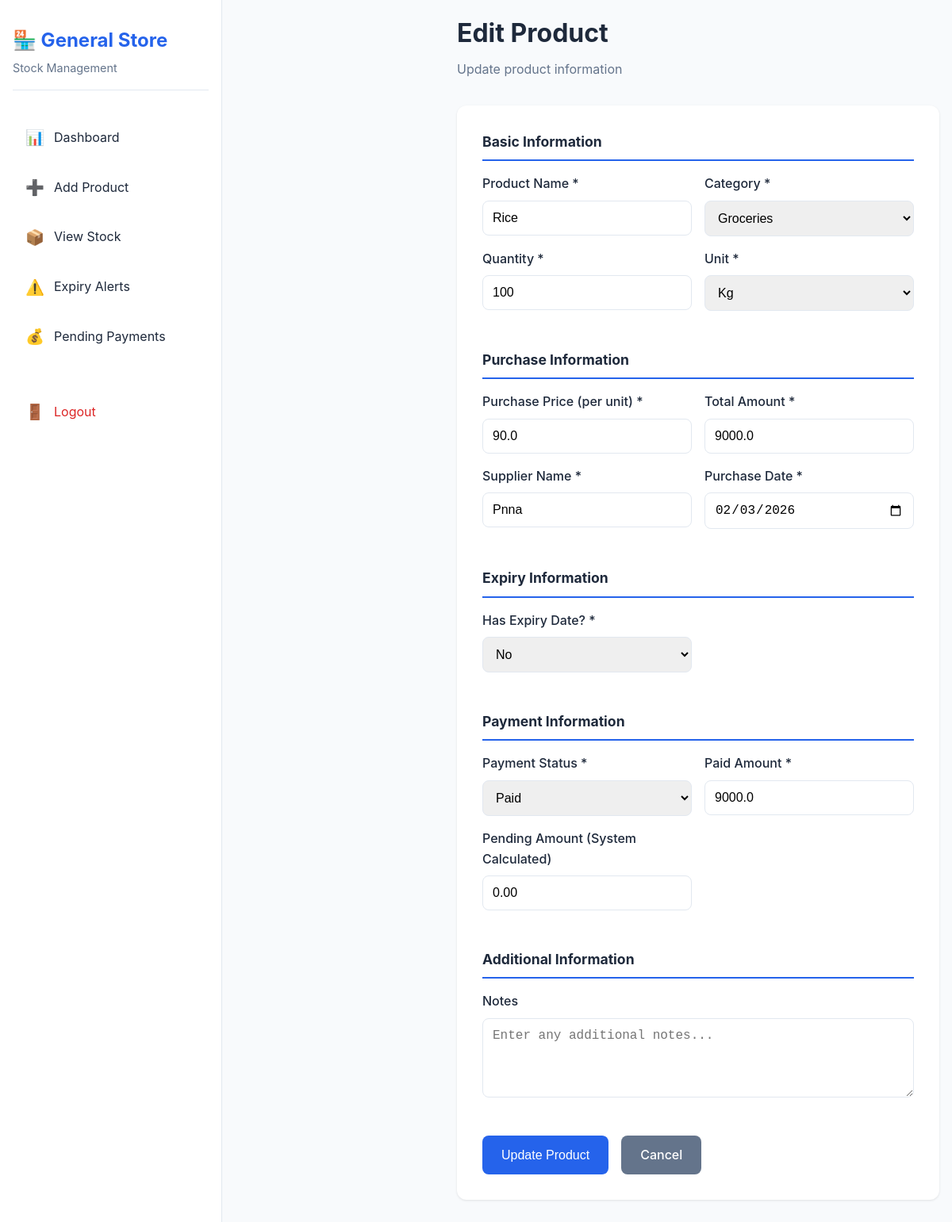
Page /edit_product/4 (signed in) on the committed database.
### tables this page shows
CREATE TABLE stock (
            id INTEGER PRIMARY KEY AUTOINCREMENT,
            product_name TEXT NOT NULL,
            category TEXT NOT NULL,
            quantity INTEGER NOT NULL,
            unit TEXT NOT NULL,
            purchase_price REAL NOT NULL,
            total_amount REAL NOT NULL,
            supplier_name TEXT NOT NULL,
            purchase_date TEXT NOT NULL,
            has_expiry TEXT NOT NULL,
            expiry_date TEXT,
            payment_status TEXT NOT NULL,
            paid_amount REAL NOT NULL,
            pending_amount REAL NOT NULL,
            notes TEXT,
            created_at TEXT NOT NULL,
            updated_at TEXT NOT NULL
        );

### app.py (the view, shortened to what this page needs)
@app.route('/edit_product/<int:id>', methods=['GET', 'POST'])
def edit_product(id):
    if 'logged_in' not in session:
        return redirect(url_for('login'))
    conn = get_db_connection()
    product = conn.execute('SELECT * FROM stock WHERE id = ?', (id,)).fetchone()
    conn.close()
    if product is None:
        flash('Product not found!', 'error')
        return redirect(url_for('view_stock'))
    return render_template('edit_product.html', product=product)

### app.py (called while the page is built)
def get_db_connection():
    conn = sqlite3.connect('stock.db')
    conn.row_factory = sqlite3.Row
    return conn

### templates/edit_product.html (shortened to what this page needs)
<!DOCTYPE html>
<html lang="en">
<head>
    <link rel="stylesheet" href="{{ url_for('static', filename='css/style.css') }}">
</head>
<body>
    <div class="app-container">
        <aside class="sidebar" id="sidebar">
            <div class="sidebar-header">
                <h2>🏪 General Store</h2>
                <p>Stock Management</p>
            </div>
            <nav class="sidebar-nav">
                <a href="{{ url_for('dashboard') }}" class="nav-item">
                    <span class="nav-icon">📊</span>
                    <span>Dashboard</span>
                </a>
                <a href="{{ url_for('add_product') }}" class="nav-item">
                    <span class="nav-icon">➕</span>
                    <span>Add Product</span>
                </a>
                <a href="{{ url_for('view_stock') }}" class="nav-item">
                    <span class="nav-icon">📦</span>
                    <span>View Stock</span>
                </a>
                <a href="{{ url_for('expiry_alert') }}" class="nav-item">
                    <span class="nav-icon">⚠️</span>
                    <span>Expiry Alerts</span>
                </a>
                <a href="{{ url_for('pending_suppliers') }}" class="nav-item">
                    <span class="nav-icon">💰</span>
                    <span>Pending Payments</span>
                </a>
                <a href="{{ url_for('logout') }}" class="nav-item logout">
                    <span class="nav-icon">🚪</span>
                    <span>Logout</span>
                </a>
            </nav>
        </aside>
        <main class="main-content">
            <header class="content-header">
                <h1>Edit Product</h1>
                <p>Update product information</p>
            </header>
            <div class="form-container">
                <form method="POST" class="product-form">
                    <div class="form-section">
                        <h3>Basic Information</h3>
                        <div class="form-row">
                            <div class="form-group">
                                <label for="product_name">Product Name *</label>
                                <input type="text" id="product_name" name="product_name" required value="{{ product.product_name }}" placeholder="Enter product name">
                            </div>
                            <div class="form-group">
                                <label for="category">Category *</label>
                                <select id="category" name="category" required>
                                    <option value="Groceries" {% if product.category == 'Groceries' %}selected{% endif %}>Groceries</option>
                                </select>
                            </div>
                        </div>
                        <div class="form-row">
                            <div class="form-group">
                                <label for="quantity">Quantity *</label>
                                <input type="number" id="quantity" name="quantity" required min="1" value="{{ product.quantity }}" placeholder="Enter quantity">
                            </div>
                            <div class="form-group">
                                <label for="unit">Unit *</label>
                                <select id="unit" name="unit" required>
                                    <option value="Kg" {% if product.unit == 'Kg' %}selected{% endif %}>Kg</option>
                                </select>
                            </div>
                        </div>
                    </div>
                    <div class="form-section">
                        <h3>Purchase Information</h3>
                        <div class="form-row">
                            <div class="form-group">
                                <label for="purchase_price">Purchase Price (per unit) *</label>
                                <input type="number" id="purchase_price" name="purchase_price" required step="0.01" min="0" value="{{ product.purchase_price }}" placeholder="0.00">
                            </div>
                            <div class="form-group">
                                <label for="total_amount">Total Amount *</label>
                                <input type="number" id="total_amount" name="total_amount" required step="0.01" min="0" value="{{ product.total_amount }}" placeholder="0.00">
                            </div>
                        </div>
                        <div class="form-row">
                            <div class="form-group">
                                <label for="supplier_name">Supplier Name *</label>
                                <input type="text" id="supplier_name" name="supplier_name" required value="{{ product.supplier_name }}" placeholder="Enter supplier name">
                            </div>
                            <div class="form-group">
                                <label for="purchase_date">Purchase Date *</label>
                                <input type="date" id="purchase_date" name="purchase_date" required value="{{ product.purchase_date }}">
                            </div>
                        </div>
                    </div>
                    <div class="form-section">
                        <h3>Expiry Information</h3>
                        <div class="form-row">
                            <div class="form-group">
                                <label for="has_expiry">Has Expiry Date? *</label>
                                <select id="has_expiry" name="has_expiry" required onchange="toggleExpiryDate()">
                                    <option value="NO" {% if product.has_expiry == 'NO' %}selected{% endif %}>No</option>
                                </select>
                            </div>
                        </div>
                    </div>
                    <div class="form-section">
                        <h3>Payment Information</h3>
                        <div class="form-row">
                            <div class="form-group">
                                <label for="payment_status">Payment Status *</label>
                                <select id="payment_status" name="payment_status" required onchange="togglePaymentFields()">
                                    <option value="PAID" {% if product.payment_status == 'PAID' %}selected{% endif %}>Paid</option>
                                </select>
                            </div>
                            <div class="form-group">
                                <label for="paid_amount">Paid Amount *</label>
                                <input type="number" id="paid_amount" name="paid_amount" required step="0.01" min="0" value="{{ product.paid_amount }}" placeholder="0.00" onchange="calculatePendingAmount()">
                            </div>
                        </div>
                        <div class="form-row">
                            <div class="form-group">
                                <label for="pending_amount">Pending Amount (System Calculated)</label>
                                <input type="number" id="pending_amount" name="pending_amount" step="0.01" min="0" value="{{ product.pending_amount }}" placeholder="0.00" readonly>
                            </div>
                            <div class="form-group"></div>
                        </div>
                    </div>
                    <div class="form-section">
                        <h3>Additional Information</h3>
                        <div class="form-group">
                            <label for="notes">Notes</label>
                            <textarea id="notes" name="notes" rows="3" placeholder="Enter any additional notes...">{{ product.notes or '' }}</textarea>
                        </div>
                    </div>
                    <div class="form-actions">
                        <button type="submit" class="btn btn-primary">Update Product</button>
                        <a href="{{ url_for('view_stock') }}" class="btn btn-secondary">Cancel</a>
                    </div>
                </form>
            </div>
        </main>
    </div>
</body>
</html>

### static/css/style.css (style rules this page uses)
:root { --primary-color: #2563eb; --primary-hover: #1d4ed8; --secondary-color: #64748b; --success-color: #16a34a; --warning-color: #ea580c; --danger-color: #dc2626; --info-color: #0891b2; --pending-color: #ca8a04; --expired-color: #dc2626; --near-expiry-color: #ea580c; --paid-color: #16a34a; --bg-color: #f8fafc; --card-bg: #ffffff; --text-color: #1e293b; --text-secondary: #64748b; --border-color: #e2e8f0; --shadow: 0 1px 3px rgba(0, 0, 0, 0.1); --shadow-lg: 0 10px 15px -3px rgba(0, 0, 0, 0.1); --sidebar-width: 280px; --mobile-nav-height: 60px; }
* { margin: 0; padding: 0; box-sizing: border-box; }
body { font-family: -apple-system, BlinkMacSystemFont, 'Segoe UI', Roboto, Oxygen, Ubuntu, Cantarell, sans-serif; background-color: var(--bg-color); color: var(--text-color); line-height: 1.6; }
.app-container { display: flex; min-height: 100vh; }
.sidebar { width: var(--sidebar-width); background: var(--card-bg); border-right: 1px solid var(--border-color); padding: 2rem 1rem; position: fixed; top: 0; left: 0; height: 100vh; overflow-y: auto; transform: translateX(-100%); transition: transform 0.3s ease; z-index: 999; }
.sidebar-header { margin-bottom: 2rem; padding-bottom: 1rem; border-bottom: 1px solid var(--border-color); }
.sidebar-header h2 { font-size: 1.5rem; margin-bottom: 0.25rem; color: var(--primary-color); }
.sidebar-header p { color: var(--text-secondary); font-size: 0.9rem; }
.sidebar-nav { display: flex; flex-direction: column; gap: 0.5rem; }
.nav-item { display: flex; align-items: center; gap: 0.75rem; padding: 0.75rem 1rem; border-radius: 0.5rem; text-decoration: none; color: var(--text-color); transition: all 0.2s ease; }
.nav-item.logout { margin-top: 2rem; color: var(--danger-color); }
.nav-icon { font-size: 1.2rem; width: 24px; text-align: center; }
.main-content { flex: 1; padding: 1rem; margin-top: var(--mobile-nav-height); width: 100%; }
.content-header { margin-bottom: 2rem; }
.content-header h1 { font-size: 2rem; margin-bottom: 0.5rem; color: var(--text-color); }
.content-header p { color: var(--text-secondary); }
.form-container { background: var(--card-bg); border-radius: 0.75rem; padding: 2rem; box-shadow: var(--shadow); margin-bottom: 2rem; }
.product-form { display: flex; flex-direction: column; gap: 2rem; }
.form-section h3 { margin-bottom: 1rem; color: var(--text-color); font-size: 1.1rem; border-bottom: 2px solid var(--primary-color); padding-bottom: 0.5rem; }
.form-row { display: grid; grid-template-columns: 1fr; gap: 1rem; }
.form-group { display: flex; flex-direction: column; }
.form-group label { margin-bottom: 0.5rem; font-weight: 500; color: var(--text-color); }
.form-group input, .form-group select, .form-group textarea { padding: 0.75rem; border: 1px solid var(--border-color); border-radius: 0.5rem; font-size: 1rem; transition: border-color 0.2s ease; }
.form-group textarea { resize: vertical; min-height: 100px; }
.form-actions { display: flex; gap: 1rem; flex-wrap: wrap; }
.btn { display: inline-flex; align-items: center; gap: 0.5rem; padding: 0.75rem 1.5rem; border: none; border-radius: 0.5rem; font-size: 1rem; font-weight: 500; text-decoration: none; cursor: pointer; transition: all 0.2s ease; white-space: nowrap; }
.btn-primary { background: var(--primary-color); color: white; }
.btn-secondary { background: var(--secondary-color); color: white; }
@media (min-width: 768px) { .sidebar { transform: translateX(0); position: static; height: auto; } }
@media (min-width: 768px) { .main-content { margin-top: 0; margin-left: var(--sidebar-width); } }
@media (min-width: 768px) { .form-row { grid-template-columns: 1fr 1fr; } }
@media (min-width: 1024px) { .form-row { grid-template-columns: 1fr 1fr; } }
.form-group { margin-bottom: 1rem; }
.form-group label { display: block; margin-bottom: 0.5rem; font-weight: 500; color: var(--text-color); }
.form-group input { width: 100%; padding: 0.75rem; border: 1px solid var(--border-color); border-radius: 0.5rem; font-size: 1rem; }

### rows in the picture
stock: product_name "Rice", category "Groceries", quantity "100", unit "Kg", purchase_price "90.0", total_amount "9000.0", supplier_name "Pnna", purchase_date "02/03/2026", has_expiry "No", payment_status "Paid", paid_amount "9000.0", pending_amount "0.00"
